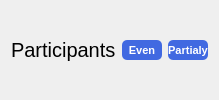
            <widget class="QWidget" name="widget_12" native="true">
             <layout class="QHBoxLayout" name="horizontalLayout_10">
              <item>
               <widget class="QLabel" name="participantsLabel_2">
                <property name="styleSheet">
                 <string notr="true">
color: #000000;font-size: 15pt;</string>
                </property>
                <property name="text">
                 <string>Participants</string>
                </property>
               </widget>
              </item>
              <item>
               <widget class="QPushButton" name="evenButton">
                <property name="styleSheet">
                 <string notr="true">QPushButton {
    min-width: 40px;
    max-width: 40px;
    min-height: 20px;
    max-height: 20px;
    background-color: #4169E1;    /* Royal Blue - jaśniejszy odcień */
    border-radius: 5px;
    color: white;
    font-size: 8pt;
    font-weight: bold;
}

QPushButton:checked {
    min-width: 90px;              /* mniejszy rozmiar gdy aktywny */
    max-width: 90px;
    min-height: 90px;
    max-height: 90px;
    background-color: #1e3c8c;    /* ciemniejszy odcień niebieskiego */
    border-radius: 18px;          /* proporcjonalnie mniejszy radius */
    font-size: 12pt;              /* mniejsza czcionka */
}

QPushButton:hover {
    background-color: #5a7ee5;    /* jaśniejszy przy hover */
}

QPushButton:pressed {
    background-color: #0d1b3f;    /* najciemniejszy przy wciśnięciu */
}</string>
                </property>
                <property name="text">
                 <string>Even</string>
                </property>
               </widget>
              </item>
              <item>
               <widget class="QPushButton" name="partialyButton">
                <property name="styleSheet">
                 <string notr="true">QPushButton {
    min-width: 40px;
    max-width: 40px;
    min-height: 20px;
    max-height: 20px;
    background-color: #4169E1;    /* Royal Blue - jaśniejszy odcień */
    border-radius: 5px;
    color: white;
    font-size: 8pt;
    font-weight: bold;
}

QPushButton:checked {
    min-width: 90px;              /* mniejszy rozmiar gdy aktywny */
    max-width: 90px;
    min-height: 90px;
    max-height: 90px;
    background-color: #1e3c8c;    /* ciemniejszy odcień niebieskiego */
    border-radius: 18px;          /* proporcjonalnie mniejszy radius */
    font-size: 12pt;              /* mniejsza czcionka */
}

QPushButton:hover {
    background-color: #5a7ee5;    /* jaśniejszy przy hover */
}

QPushButton:pressed {
    background-color: #0d1b3f;    /* najciemniejszy przy wciśnięciu */
}</string>
                </property>
                <property name="text">
                 <string>Partialy</string>
                </property>
               </widget>
              </item>
             </layout>
            </widget>
